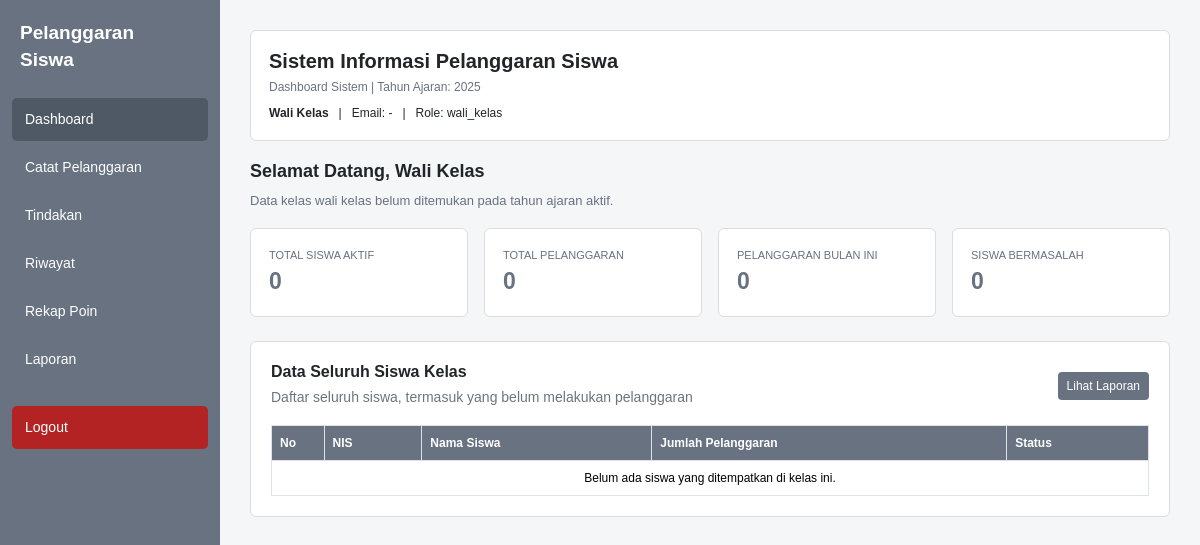
Page /dashboard.php (signed in) on the earlier database version.
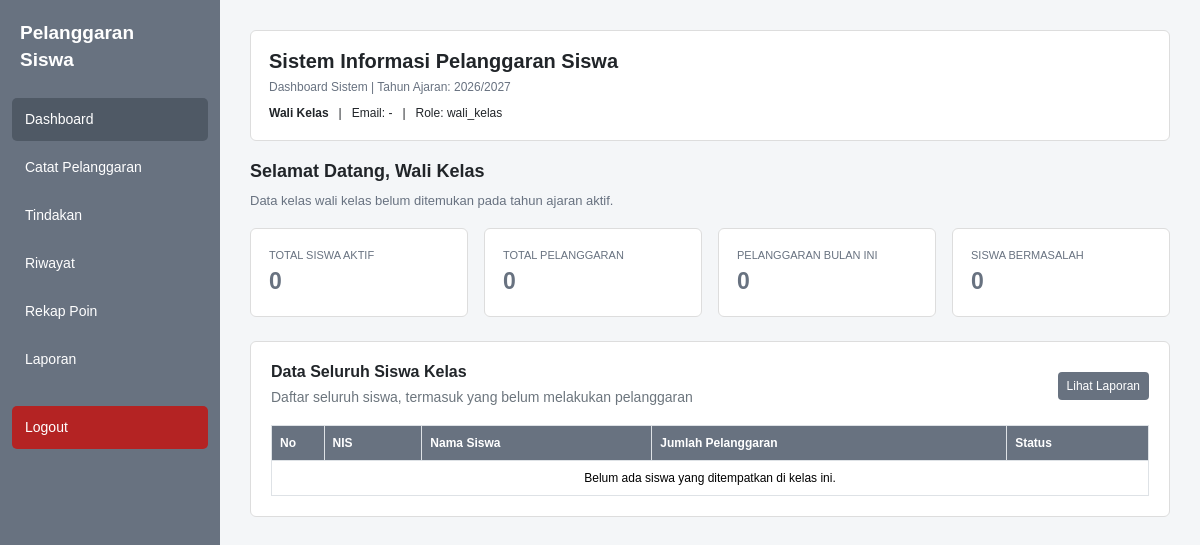
Same page on the later database version.
### tables this page shows
CREATE TABLE `tahun_ajaran` (
  `id` int(11) NOT NULL,
  `nama` varchar(100) DEFAULT NULL,
  `tanggal_mulai` date DEFAULT NULL,
  `tanggal_selesai` date DEFAULT NULL,
  `aktif` tinyint(1) DEFAULT 1,
  `tahun` varchar(20) NOT NULL,
  `semester` varchar(20) DEFAULT NULL,
  `status_aktif` tinyint(1) DEFAULT 1
);

### sidebar.php (called while the page is built, shortened)
<?php
$role = $_SESSION['role'] ?? '';
?>

### dashboard.php (the view, shortened to what the changed rows need)
<?php
require_once "database.php";
$role  = $_SESSION['role'] ?? '';
$email = $_SESSION['email'] ?? '-';
if ($role === 'admin') {
    $jabatan = 'Administrator';
} elseif ($role === 'wali_kelas') {
    $jabatan = 'Wali Kelas';
} else {
    $jabatan = 'Guru';
}
$nama_tahun_ajaran = '';
$query_tahun = mysqli_query(
    $koneksi,
    "SELECT id, nama
     FROM tahun_ajaran
     WHERE aktif = 1
     LIMIT 1"
);
if ($query_tahun && mysqli_num_rows($query_tahun) > 0) {
    $data_tahun = mysqli_fetch_assoc($query_tahun);
    $nama_tahun_ajaran = $data_tahun['nama'];
}
?>
<!DOCTYPE html>
<html lang="id">
<head>
    <link href="https://cdn.jsdelivr.net/npm/bootstrap@5.3.3/dist/css/bootstrap.min.css" rel="stylesheet">
</head>
<body>
<?php
require_once "sidebar.php";
?>
<div class="content">
    <div class="header-box">
        <h4>Sistem Informasi Pelanggaran Siswa</h4>
        <p>
            Dashboard Sistem
            <?php if ($nama_tahun_ajaran !== '') { ?>
                | Tahun Ajaran:
                <?= htmlspecialchars($nama_tahun_ajaran); ?>
            <?php } ?>
        </p>
        <div class="info-user">
            <strong><?= htmlspecialchars($jabatan); ?></strong>
            &nbsp; | &nbsp;
            Email: <?= htmlspecialchars($email); ?>
            &nbsp; | &nbsp;
            Role: <?= htmlspecialchars($role); ?>
        </div>
    </div>
    <div class="main-box">
        <div class="table-responsive">
            <table class="table table-bordered table-hover mb-0">
                <thead>
                    <?php if ($role === 'wali_kelas') { ?>
                        <tr>
                            <th width="6%">No</th>
                            <th>NIS</th>
                            <th>Nama Siswa</th>
                            <th>Jumlah Pelanggaran</th>
                            <th>Status</th>
                        </tr>
                    <?php } ?>
                </thead>
            </table>
        </div>
    </div>
</div>
</body>
</html>

Differences in the rows shown:
changed tahun_ajaran: nama "2025" → "2026/2027"
